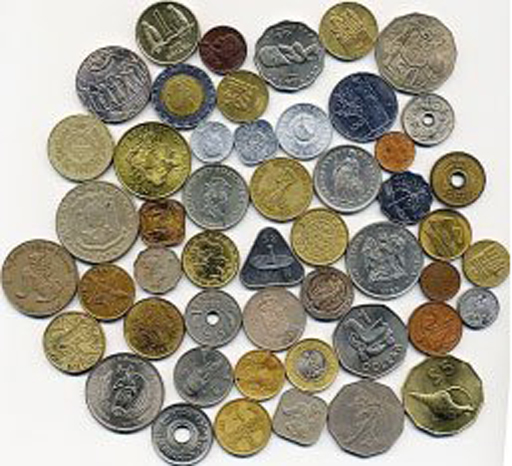
#> input picture Hw05/coins.jpg, 512 x 466 px
$ jupyter execute Hw05.ipynb
#> lines starting #> are read from the running program, lines starting #| are printed output that depends on the picture; after the words box and inside, x2 and y2 are one past the last pixel; in counts of white or black regions, pixels touching at a corner belong together
[cell 1]
import numpy as np
import cv2 as cv
from matplotlib import pyplot as plt

img = cv.imread('coins.jpg')
#> img is the input picture: shape (466, 512, 3); mean B, G, R 141, 156.7, 162.4
gray = cv.cvtColor(img, cv.COLOR_BGR2GRAY)

[cell 2]
# Gaussian filtering
blur = cv.GaussianBlur(gray,(5,5),0)
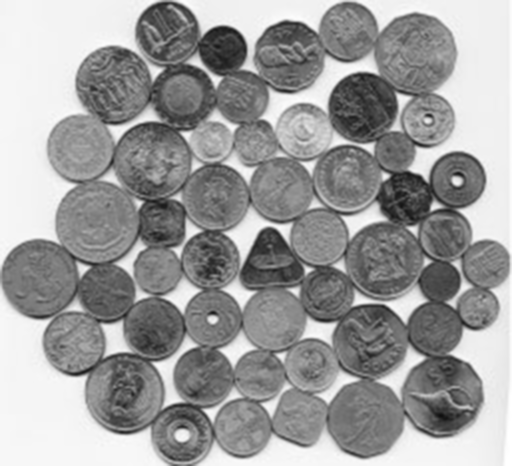
#> blur: shape (466, 512); min 14, max 255, mean 156.6
ret, thresh = cv.threshold(blur,200,255,cv.THRESH_BINARY_INV)
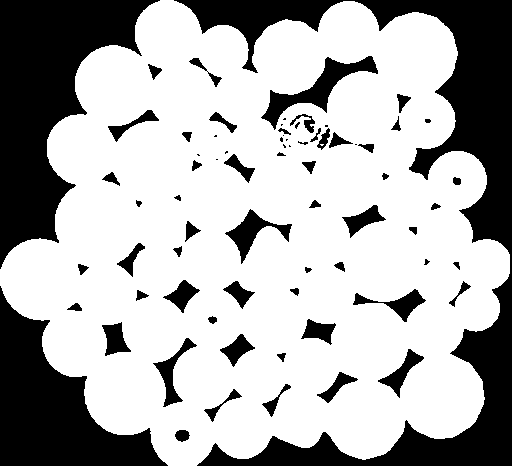
#> thresh: shape (466, 512); 68.1% white; 73 black regions (15 under 20 px), largest, box (x1, y1, x2, y2) and area: (174, 0, 512, 466) 30360, (0, 0, 160, 269) 19406, (0, 286, 168, 466) 13264

[cell 3]
cv.imshow('gray', gray)
cv.waitKey(0)
cv.destroyAllWindows()
cv.imwrite('image_a.jpg', gray)

cv.imshow('thresh', thresh)
cv.waitKey(0)
cv.destroyAllWindows()
cv.imwrite('image_b.jpg', thresh)
#> Out = True

[cell 4]
# noise removal
kernel = np.ones((3,3),np.uint8)
opening = cv.morphologyEx(thresh,cv.MORPH_OPEN,kernel, iterations = 3)
#> opening: shape (466, 512); 67.9% white; 55 black regions (2 under 20 px), largest, box (x1, y1, x2, y2) and area: (174, 0, 512, 466) 30385, (0, 0, 160, 269) 19408, (0, 286, 168, 466) 13269

close = cv.morphologyEx(thresh,cv.MORPH_CLOSE,kernel, iterations = 3)
#> close: shape (466, 512); 70.2% white; 34 black regions, largest, box (x1, y1, x2, y2) and area: (0, 0, 153, 262) 19275, (361, 0, 512, 252) 14551, (0, 294, 165, 466) 13201

# sure background area
sure_bg = cv.dilate(opening, kernel, iterations=3)
#> sure_bg: shape (466, 512); 75.5% white; 37 black regions (14 under 20 px), largest, box (x1, y1, x2, y2) and area: (0, 0, 150, 259) 17819, (364, 0, 512, 249) 12631, (0, 297, 162, 466) 12153

# Finding sure foreground area
dist_transform = cv.distanceTransform(opening,cv.DIST_L2,5)
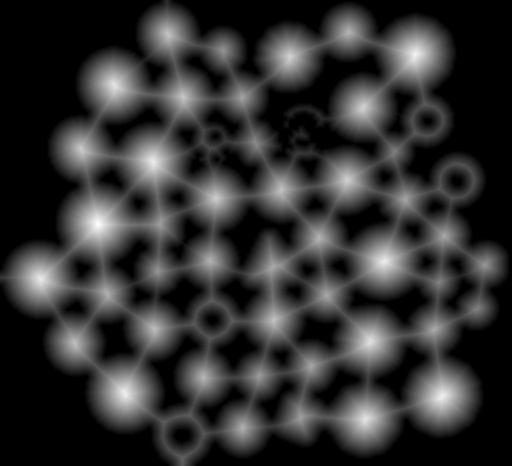
#> dist_transform: shape (466, 512) float32; min 0, max 42.74, mean 8.4; drawn with min black and max white
ret, sure_fg = cv.threshold(dist_transform, 0.7*dist_transform.max(), 255, 0)
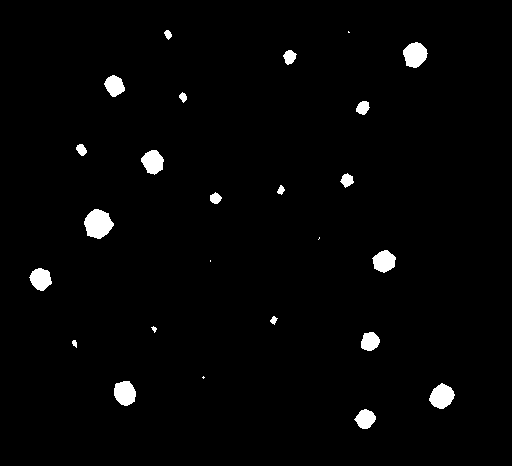
#> sure_fg: shape (466, 512) float32; 2% white; 25 white regions (4 under 20 px), largest, box (x1, y1, x2, y2) and area: (84, 209, 114, 239) 633, (403, 42, 428, 68) 466, (429, 383, 455, 409) 457
#> ret = 29.92
dist_transformNormalize = np.uint8(cv.normalize(dist_transform, None, 0, 255, cv.NORM_MINMAX))

# Finding unknown region
sure_fg = np.uint8(sure_fg)
unknown = cv.subtract(sure_bg, sure_fg)
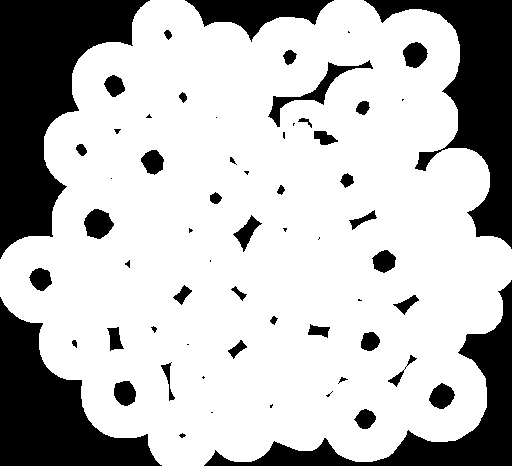
#> unknown: shape (466, 512); 73.5% white; 62 black regions (18 under 20 px), largest, box (x1, y1, x2, y2) and area: (0, 0, 150, 259) 17819, (364, 0, 512, 249) 12631, (0, 297, 162, 466) 12153

[cell 5]
cv.imshow('image', close)
cv.waitKey(0)
cv.destroyAllWindows()
cv.imwrite('close.jpg', close)
#> Out = True

[cell 6]
cv.imshow('image', dist_transformNormalize)
cv.waitKey(0)
cv.destroyAllWindows()
cv.imwrite('image_d.jpg', dist_transformNormalize)

cv.imshow('image', sure_bg)
cv.waitKey(0)
cv.destroyAllWindows()
cv.imwrite('image_e.jpg', sure_bg)

cv.imshow('image', sure_fg)
cv.waitKey(0)
cv.destroyAllWindows()
cv.imwrite('image_f.jpg', sure_fg)
#> Out = True

[cell 7]
# Marker labelling
ret, markers = cv.connectedComponents(sure_fg)
#> markers: shape (466, 512) int32; 26 distinct labels, from 0 to 25
#> ret = 26
# Add one to all labels so that sure background is not 0, but 1
markers = markers+1
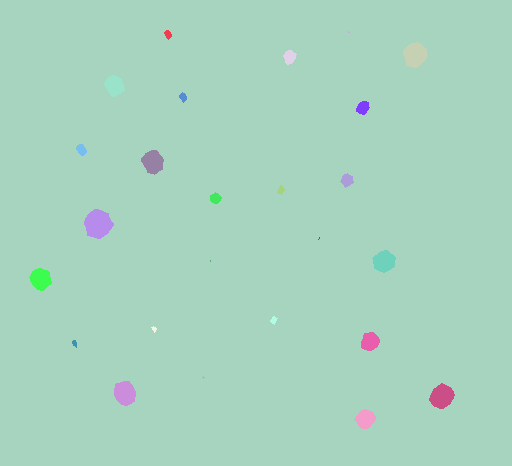
#> markers: shape (466, 512) int32; 26 distinct labels, from 1 to 26; one colour per label, 0 black
# Now, mark the region of unknown with zero
markers[unknown==255] = 0
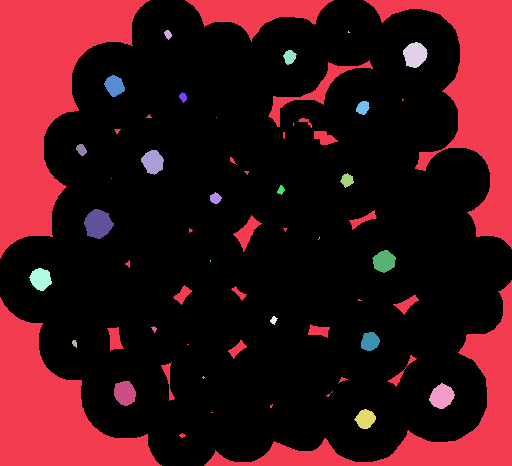
#> markers: shape (466, 512) int32; 27 distinct labels, from 0 to 26; one colour per label, 0 black

markers = cv.watershed(img,markers)
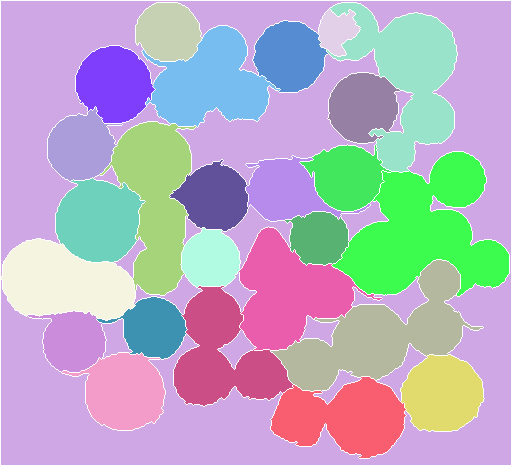
#> markers: shape (466, 512) int32; 27 distinct labels, from -1 to 26; one colour per label, 0 black, -1 white
img[markers == -1] = [255,0,255]
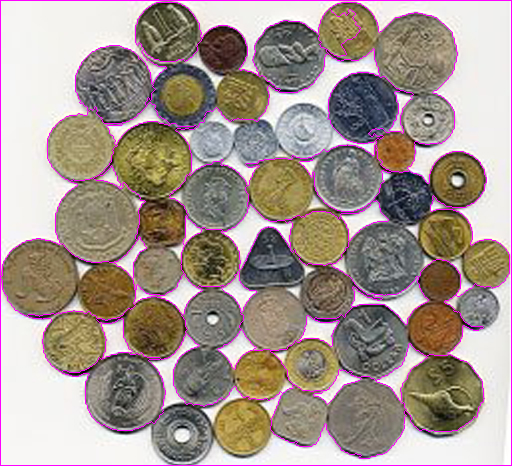
#> img: shape (466, 512, 3); 3.63% of pixels changed, all inside (x1, y1, x2, y2) = (0, 0, 512, 466)

[cell 8]
markers = np.float32(markers)
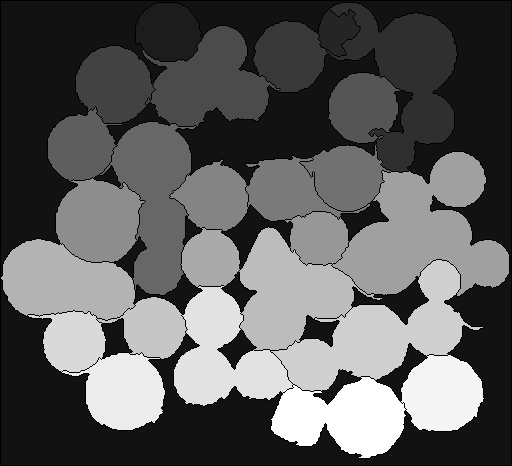
#> markers: shape (466, 512) float32; min -1, max 26, mean 9; drawn with min black and max white
markers = np.uint8(cv.normalize(markers, None, 0, 255, cv.NORM_MINMAX))
cv.imshow('marker', markers)
cv.waitKey(0)
cv.destroyAllWindows()
cv.imwrite('image_h.jpg', markers)

cv.imshow('image', img)
cv.waitKey(0)
cv.destroyAllWindows()
cv.imwrite('image_i.jpg', img)
#> Out = True
